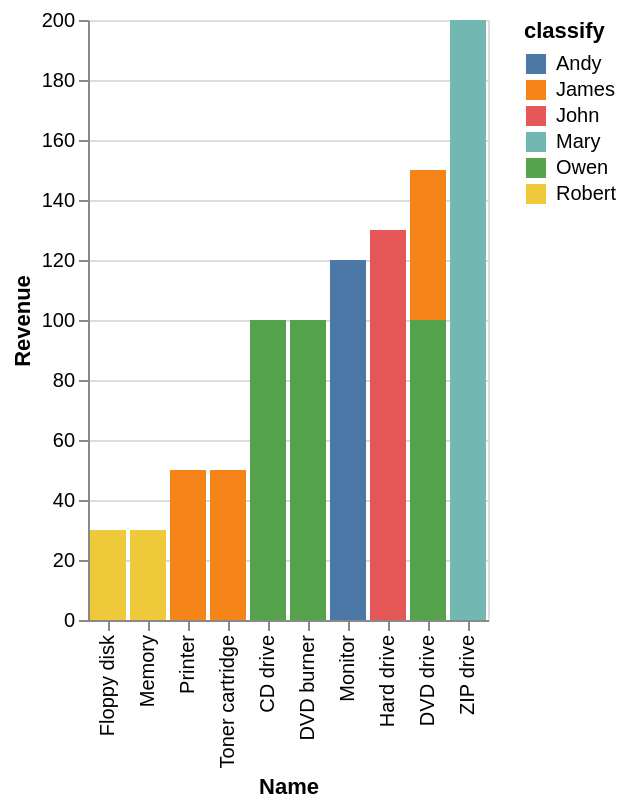

Vega-Lite specification for this chart:
### Vega-Lite specification from a JSON file in a GitHub repository (floating-point values rounded to 4 significant figures)
{"data": {"values": [{"x_data": "Floppy disk", "y_data": 0, "classify": "Andy"}, {"x_data": "Memory", "y_data": 0, "classify": "Andy"}, {"x_data": "Printer", "y_data": 0, "classify": "Andy"}, {"x_data": "Toner cartridge", "y_data": 0, "classify": "Andy"}, {"x_data": "CD drive", "y_data": 0, "classify": "Andy"}, {"x_data": "DVD burner", "y_data": 0, "classify": "Andy"}, {"x_data": "Monitor", "y_data": 120, "classify": "Andy"}, {"x_data": "Hard drive", "y_data": 0, "classify": "Andy"}, {"x_data": "DVD drive", "y_data": 0, "classify": "Andy"}, {"x_data": "ZIP drive", "y_data": 0, "classify": "Andy"}, {"x_data": "Floppy disk", "y_data": 0, "classify": "James"}, {"x_data": "Memory", "y_data": 0, "classify": "James"}, {"x_data": "Printer", "y_data": 50, "classify": "James"}, {"x_data": "Toner cartridge", "y_data": 50, "classify": "James"}, {"x_data": "CD drive", "y_data": 0, "classify": "James"}, {"x_data": "DVD burner", "y_data": 0, "classify": "James"}, {"x_data": "Monitor", "y_data": 0, "classify": "James"}, {"x_data": "Hard drive", "y_data": 0, "classify": "James"}, {"x_data": "DVD drive", "y_data": 50, "classify": "James"}, {"x_data": "ZIP drive", "y_data": 0, "classify": "James"}, {"x_data": "Floppy disk", "y_data": 0, "classify": "John"}, {"x_data": "Memory", "y_data": 0, "classify": "John"}, {"x_data": "Printer", "y_data": 0, "classify": "John"}, {"x_data": "Toner cartridge", "y_data": 0, "classify": "John"}, {"x_data": "CD drive", "y_data": 0, "classify": "John"}, {"x_data": "DVD burner", "y_data": 0, "classify": "John"}, {"x_data": "Monitor", "y_data": 0, "classify": "John"}, {"x_data": "Hard drive", "y_data": 130, "classify": "John"}, {"x_data": "DVD drive", "y_data": 0, "classify": "John"}, {"x_data": "ZIP drive", "y_data": 0, "classify": "John"}, {"x_data": "Floppy disk", "y_data": 0, "classify": "Mary"}, {"x_data": "Memory", "y_data": 0, "classify": "Mary"}, {"x_data": "Printer", "y_data": 0, "classify": "Mary"}, {"x_data": "Toner cartridge", "y_data": 0, "classify": "Mary"}, {"x_data": "CD drive", "y_data": 0, "classify": "Mary"}, {"x_data": "DVD burner", "y_data": 0, "classify": "Mary"}, {"x_data": "Monitor", "y_data": 0, "classify": "Mary"}, {"x_data": "Hard drive", "y_data": 0, "classify": "Mary"}, {"x_data": "DVD drive", "y_data": 0, "classify": "Mary"}, {"x_data": "ZIP drive", "y_data": 200, "classify": "Mary"}, {"x_data": "Floppy disk", "y_data": 0, "classify": "Owen"}, {"x_data": "Memory", "y_data": 0, "classify": "Owen"}, {"x_data": "Printer", "y_data": 0, "classify": "Owen"}, {"x_data": "Toner cartridge", "y_data": 0, "classify": "Owen"}, {"x_data": "CD drive", "y_data": 100, "classify": "Owen"}, {"x_data": "DVD burner", "y_data": 100, "classify": "Owen"}, {"x_data": "Monitor", "y_data": 0, "classify": "Owen"}, {"x_data": "Hard drive", "y_data": 0, "classify": "Owen"}, {"x_data": "DVD drive", "y_data": 100, "classify": "Owen"}, {"x_data": "ZIP drive", "y_data": 0, "classify": "Owen"}, {"x_data": "Floppy disk", "y_data": 30, "classify": "Robert"}, {"x_data": "Memory", "y_data": 30, "classify": "Robert"}, {"x_data": "Printer", "y_data": 0, "classify": "Robert"}, {"x_data": "Toner cartridge", "y_data": 0, "classify": "Robert"}, {"x_data": "CD drive", "y_data": 0, "classify": "Robert"}, {"x_data": "DVD burner", "y_data": 0, "classify": "Robert"}, {"x_data": "Monitor", "y_data": 0, "classify": "Robert"}, {"x_data": "Hard drive", "y_data": 0, "classify": "Robert"}, {"x_data": "DVD drive", "y_data": 0, "classify": "Robert"}, {"x_data": "ZIP drive", "y_data": 0, "classify": "Robert"}]}, "mark": "bar", "encoding": {"x": {"field": "x_data", "type": "nominal", "title": "Name", "sort": {"op": "sum", "field": "y_data", "order": "ascending"}}, "y": {"field": "y_data", "type": "quantitative", "title": "Revenue"}, "color": {"field": "classify"}}}
